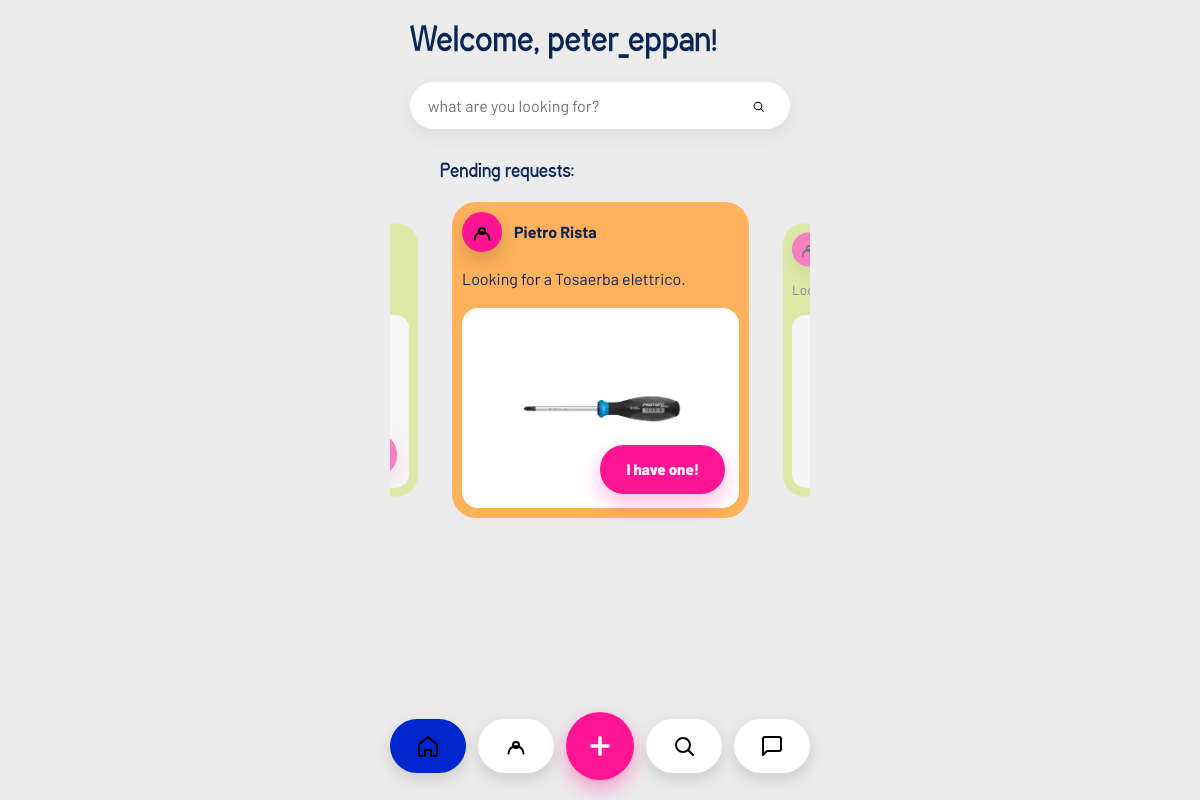
/dashboard (signed in), run on the app's committed database.
### tables this page shows
CREATE TABLE users (
                id INTEGER PRIMARY KEY AUTOINCREMENT,
                username TEXT UNIQUE NOT NULL,
                email TEXT UNIQUE,
                password TEXT NOT NULL,
                location TEXT,
                categories TEXT
            , photo TEXT, latitude REAL, longitude REAL);

CREATE TABLE requests (
            id INTEGER PRIMARY KEY AUTOINCREMENT,
            item_id INTEGER NOT NULL,
            borrower_id INTEGER NOT NULL,
            status TEXT DEFAULT 'pending',
            created_at TIMESTAMP DEFAULT CURRENT_TIMESTAMP,
            FOREIGN KEY (item_id) REFERENCES items (id),
            FOREIGN KEY (borrower_id) REFERENCES "users_old" (id)
        );

CREATE TABLE items (
            id INTEGER PRIMARY KEY AUTOINCREMENT,
            name TEXT NOT NULL,
            description TEXT,
            owner_id INTEGER NOT NULL,
            status TEXT DEFAULT 'available',
            keywords TEXT, category TEXT, photo TEXT,
            FOREIGN KEY (owner_id) REFERENCES "users_old" (id)
        );

### app.py (the view)
@app.route('/dashboard')
def dashboard():
    if 'user_id' not in session:
        return redirect(url_for('login'))
    success_message = None
    if session.pop('login_success', False):
        success_message = 'You are successfully logged in'
    conn = get_db_connection()
    cursor = conn.cursor()
    cursor.execute('SELECT * FROM items WHERE owner_id = ?', (session['user_id'],))
    my_items = cursor.fetchall()
    cursor.execute('''
        SELECT r.id, r.status, r.created_at, i.name as item_name, i.photo as item_photo, u.username as borrower
        FROM requests r
        JOIN items i ON r.item_id = i.id
        JOIN users u ON r.borrower_id = u.id
        WHERE i.owner_id = ?
        ORDER BY r.created_at DESC
    ''', (session['user_id'],))
    requests_for_me = cursor.fetchall()
    cursor.execute('SELECT categories FROM users WHERE id = ?', (session['user_id'],))
    user_categories_row = cursor.fetchone()
    user_categories = []
    if user_categories_row and user_categories_row['categories']:
        user_categories = [cat.strip() for cat in user_categories_row['categories'].split(',') if cat.strip()]
    matching_requested_items = []
    seen_request_ids = set()
    if user_categories:
        for category in user_categories:
            cursor.execute('''
                SELECT i.id, i.name, i.description, i.photo, u.username as owner
                FROM items i
                JOIN users u ON i.owner_id = u.id
                WHERE i.category LIKE ? AND i.owner_id != ? AND i.status = 'requested'
                ORDER BY i.id DESC
            ''', (f'%{category}%', session['user_id']))
            for item in cursor.fetchall():
                if item['id'] not in seen_request_ids:
                    matching_requested_items.append(item)
                    seen_request_ids.add(item['id'])
    if not matching_requested_items:
        cursor.execute('''
            SELECT i.id, i.name, i.description, i.photo, u.username as owner
            FROM items i
            JOIN users u ON i.owner_id = u.id
            WHERE i.owner_id != ? AND i.status = 'requested'
            ORDER BY i.id DESC
        ''', (session['user_id'],))
        matching_requested_items = cursor.fetchall()
    cursor.execute('''
        SELECT id, name, photo
        FROM items
        WHERE owner_id = ? AND status = 'requested'
        ORDER BY id DESC
    ''', (session['user_id'],))
    my_open_requests = cursor.fetchall()
    cursor.execute('''
        SELECT r.id, r.status, r.created_at, i.name as item_name
        FROM requests r
        JOIN items i ON r.item_id = i.id
        WHERE r.borrower_id = ?
        ORDER BY r.created_at DESC
    ''', (session['user_id'],))
    my_requests = cursor.fetchall()
    conn.close()
    return render_template('dashboard.html',
                         username=session['username'],
                         success_message=success_message,
                         my_items=my_items,
                         requests_for_me=requests_for_me,
                         matching_requested_items=matching_requested_items,
                         my_open_requests=my_open_requests,
                         my_requests=my_requests)

### app.py (called while the page is built)
def get_db_connection():
    conn = sqlite3.connect(DATABASE)
    conn.row_factory = sqlite3.Row
    conn.create_function('distance_km', 4, haversine_km)
    return conn

@app.context_processor
def inject_current_user_photo():
    if 'user_id' not in session:
        return {'current_user_photo': None}
    conn = get_db_connection()
    cursor = conn.cursor()
    cursor.execute('SELECT photo FROM users WHERE id = ?', (session['user_id'],))
    row = cursor.fetchone()
    conn.close()
    return {'current_user_photo': row['photo'] if row else None}

### templates/dashboard.html (shortened to what this page needs)
<!DOCTYPE html>
<html lang="en">
<head>
    <link rel="stylesheet" href="{{ url_for('static', filename='style.css') }}">
</head>
<body class="dashboard-page">
    <div class="container dashboard-mobile">
        <header class="dashboard-header">
            <h1 class="welcome">Welcome, {{ username }}!</h1>
            <form class="search-form-mobile" action="{{ url_for('search') }}" method="GET" autocomplete="off" data-live-search>
                <div class="search-bar-wrapper">
                    <input type="text" name="q" placeholder="what are you looking for?" aria-label="search">
                    <span class="search-btn" aria-hidden="true">
                        <span class="icon icon-search" aria-hidden="true"></span>
                    </span>
                </div>
            </form>
        </header>
        <main>
            <section class="pending-section">
                <h2 class="section-title">Pending requests:</h2>
                {% if requests_for_me or my_open_requests or matching_requested_items %}
                    <div class="pending-cards-scroll">
                    {% for req in requests_for_me %}
                    <div class="pending-card">
                        <div class="pending-card-header">
                            <div class="requester-avatar icon icon-user"></div>
                            <div class="requester-name">{{ req.borrower }}</div>
                        </div>
                        <p class="request-desc">Looking for a {{ req.item_name }}.</p>
                        <div class="request-image-card">
                            {% if req.item_photo %}
                            <img src="{{ url_for('static', filename='uploads/' + req.item_photo) }}" alt="{{ req.item_name }}" class="request-image">
                            {% else %}
                            <img src="{{ url_for('static', filename='img_screwdriver.png') }}" alt="{{ req.item_name }}" class="request-image">
                            {% endif %}
                            <a href="{{ url_for('respond_request', request_id=req.id) }}" class="big-action-button">I have one!</a>
                        </div>
                    </div>
                    {% endfor %}
                    </div>
                {% else %}
                    <p class="empty-state">No pending requests</p>
                {% endif %}
            </section>
        </main>
        {% include 'footer_nav.html' %}
    </div>
</body>
</html>

### data on the page
users: username "peter_eppan"
requests: borrower "Pietro Rista", item_name "Tosaerba elettrico"
